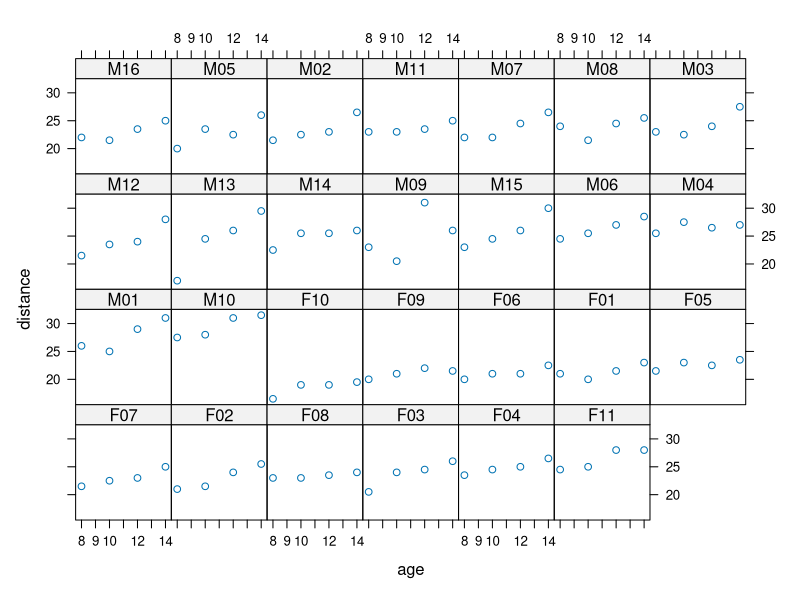
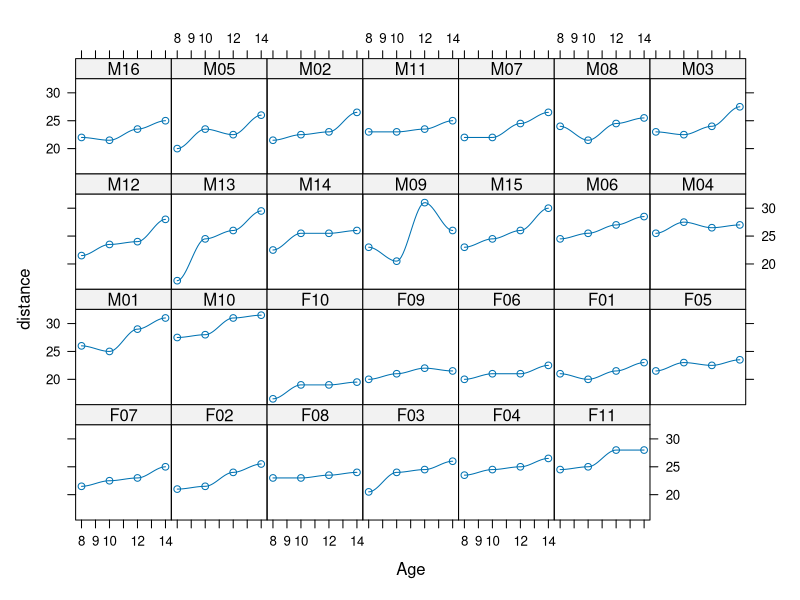
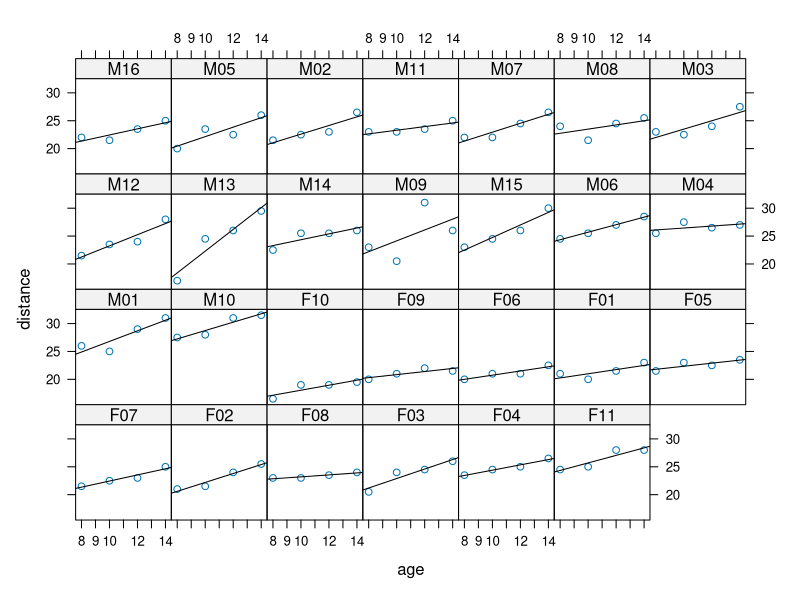
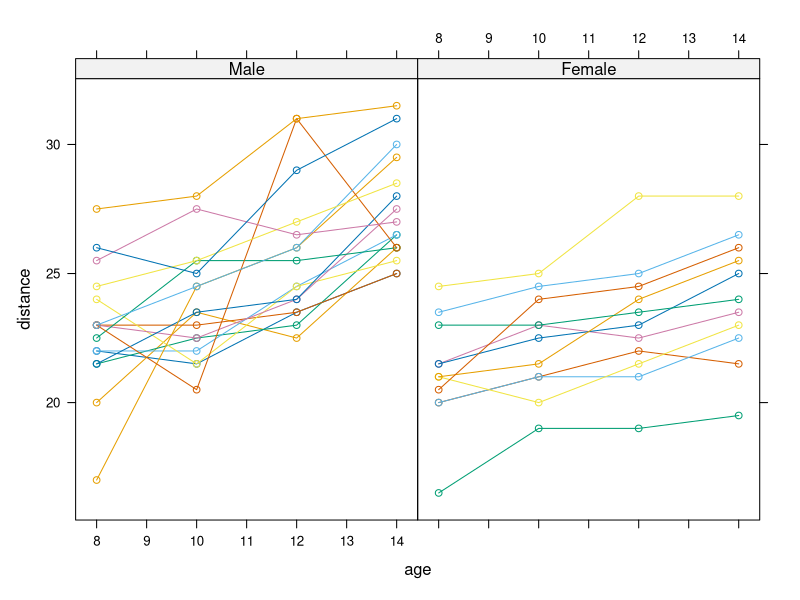
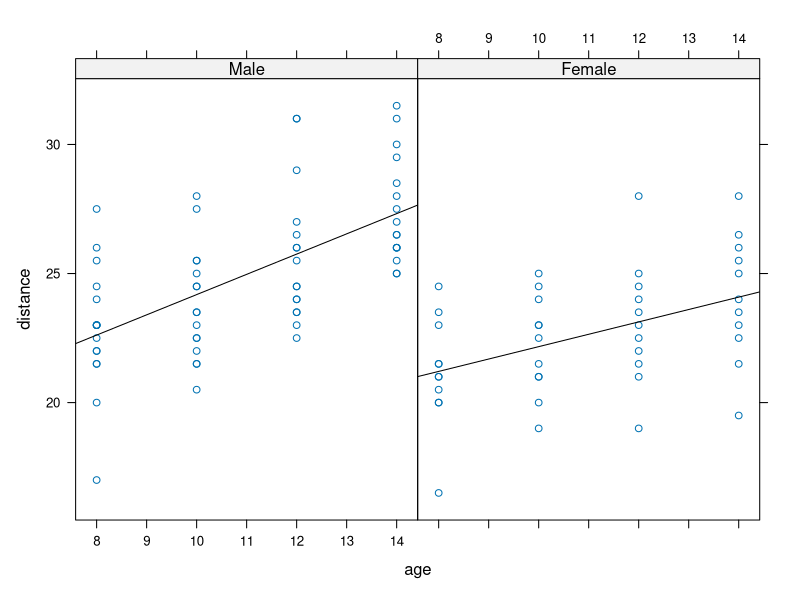
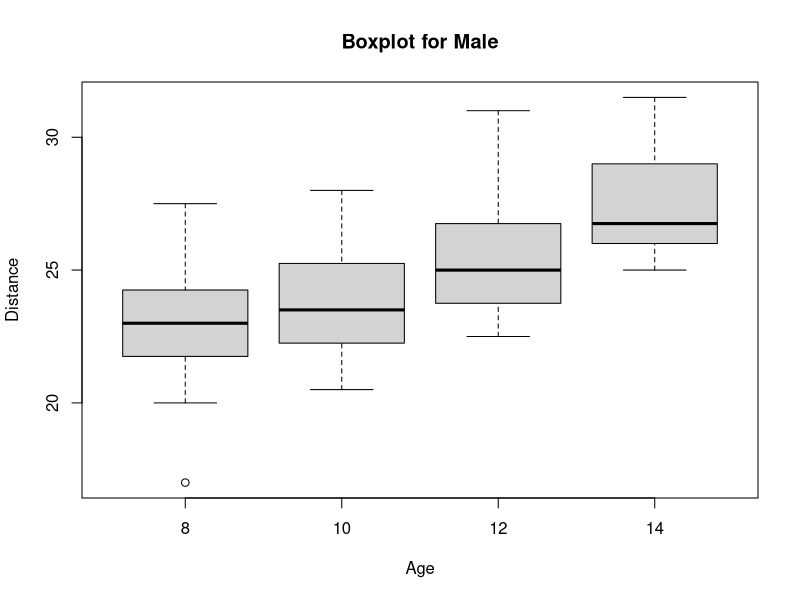
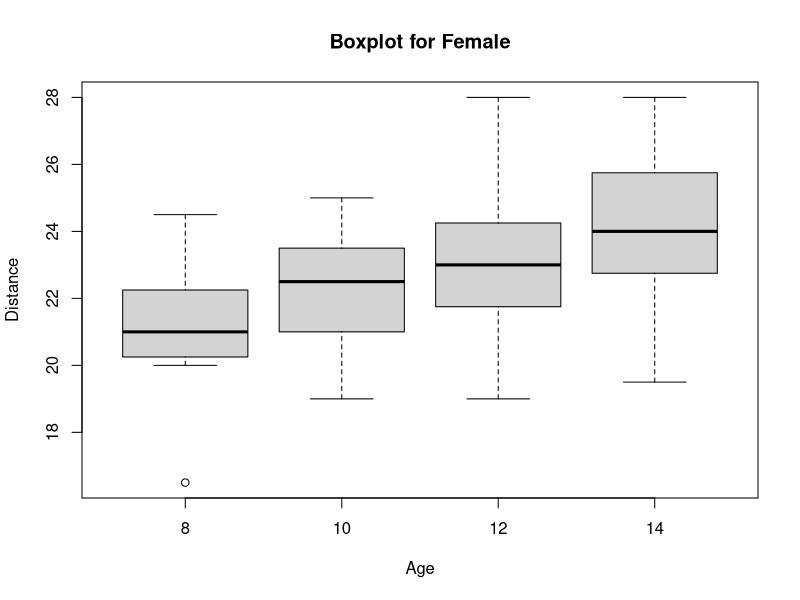
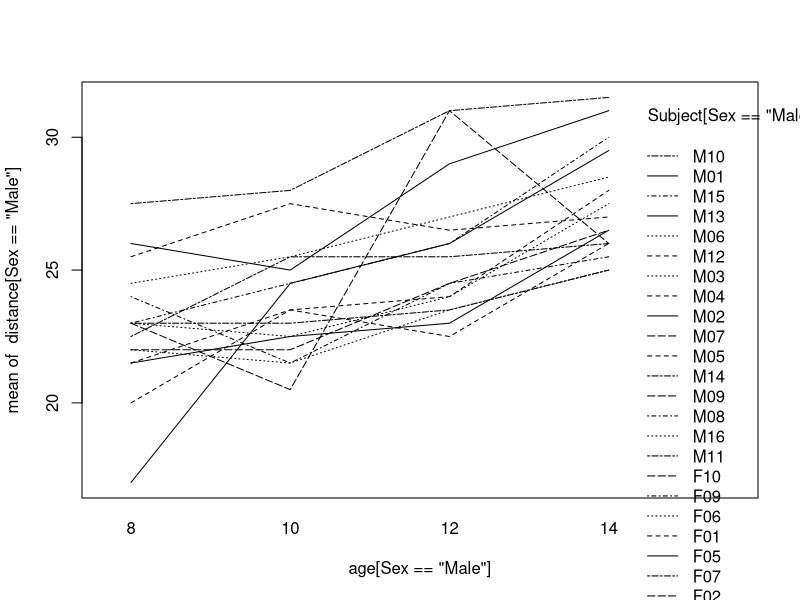

Write R code to recreate these figures, in order. (Note: this script raises an error after producing the figures.)
# 01NEX - R codes used in Lectures 12 - Longitudinal Data Analysis
# Written by J. Franc - jiri.franc@fjfi.cvut.cz


setwd("D:/Vyuka/NEX/2017/12_Longitudinal_Data_Analysis/")


#### Orthodont data analysis: dental study:   Pothoff and Roy (1964)

#library( spida )   # see notes on installation 
library( nlme )   
library( lattice )  
data ( Orthodont ) 

head(Orthodont) 
summary(Orthodont) 
attach(Orthodont)
table(Sex)





xyplot(distance ~ age | Subject, data=Orthodont, as.table=T)

xyplot(distance~age | Subject,data=Orthodont,
       prepanel = function(x, y) prepanel.loess(x, y, family="gaussian"),
       xlab = "Age", ylab = "distance",
       panel = function(x, y) {
           panel.xyplot(x, y)
           panel.loess(x,y, family="gaussian") },
        as.table=T)

xyplot(distance~age | Subject,data=Orthodont,
       panel = function(x, y){
           panel.xyplot(x, y)
           panel.lmline(x, y)
       }, as.table=T)

xyplot(distance ~ age  | Sex, data = Orthodont, groups = Subject,
       type = "o", panel = panel.superpose)


xyplot(distance ~ age  | Sex, data = Orthodont, groups = Subject,
       type = "o", panel = function(x, y){
           panel.xyplot(x, y)
           panel.lmline(x, y)
       })


boxplot(distance[Sex == "Male"] ~ age[Sex == "Male"], xlab = "Age", ylab = "Distance", main ="Boxplot for Male" )
boxplot(distance[Sex == "Female"] ~ age[Sex == "Female"], xlab = "Age", ylab = "Distance", main ="Boxplot for Female" )


interaction.plot(age[Sex == "Male"], Subject[Sex == "Male"], distance[Sex == "Male"]) 




###############################  Pooling
# wrong way


model_pool1 <- lm ( distance ~ age * Sex , Orthodont) 
summary(fit) 

summary(aov( distance ~ age * Sex , Orthodont))


fit2 <- lm( distance ~ age + age:Sex ,Orthodont ) 
summary( fit2 ) 


fit3 <- lm( distance ~ age + Sex ,Orthodont ) 
summary( fit3 ) 


summary(lm ( distance ~ age + Sex , Orthodont))
summary(aov( distance ~ age + Sex , Orthodont))




summary(lm( distance ~ age *Subject , Orthodont))

##Ftest date by date
fValues <- rep(0, 4)
names(fValues) <- levels(as.factor(age))
for (i in 1:4){
    fValues[as.integer(i)] <- anova(lm(distance[age == unique(age)[i]] ~ Sex[age == unique(age)[i]], data = Orthodont))[1, 4]
    }
fValues
qf(0.95,1,25)

#### Correlation structure


fit <- lme( distance ~ age * Sex, Orthodont, 
            random = ~ 1 + age | Subject, 
            correlation  = corAR1 ( form = ~ 1 | Subject)) 
fit
summary(fit)

m_gls<-gls(distance ~ age + Sex,
        correlation=corCompSymm(form=~1|Subject),data=Orthodont)
m_gls
summary(m_gls)



m_lme<-lme(distance ~ age * Sex,
        random=~1+age|Subject,
        correlation=corAR1(form=~1|Subject),
        data=Orthodont)
m_lme
summary(m_lme)
plot(Variogram(m_lme, form = ~1|Subject, data = Orthodont))



m_lme2<-lme(distance ~ age * Sex,
           random=~1+age|Subject,
           correlation=corExp(form=~1|Subject),
           data=Orthodont)
m_lme2
summary(m_lme2)

plot(Variogram(m_lme2, form = ~1|Subject, data = Orthodont))



    
intervals(m_lme)


VarCorr( m_lme )
getVarCov( m_lme )

# better for longer time series

